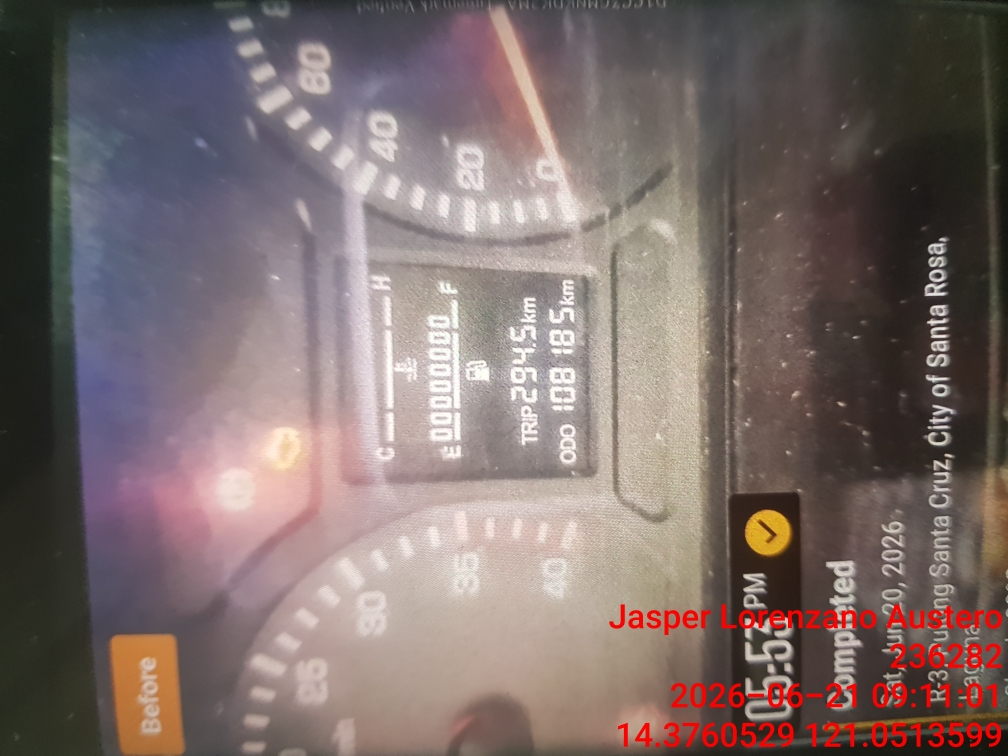
#> input picture call_entrance_pose_grid/datasets/260622_NGC7836.jpg, 1008 x 756 px
$ python visualize_rotation_effect.py --image datasets/260622_NGC7836.jpg
#> lines starting #> are read from the running program, lines starting #| are printed output that depends on the picture
#!/usr/bin/env python3
# -*- coding: utf-8 -*-
"""可视化旋转增强效果

测试 YOLO 训练时旋转增强对 crop 小图的影响
"""

import cv2
import numpy as np
from pathlib import Path
import argparse


def rotate_image_keep_size(image, angle):
    """旋转图像并保持原始尺寸（模拟 YOLO 训练行为）

    Args:
        image: 输入图像
        angle: 旋转角度（正值为逆时针）

    Returns:
        旋转后的图像（尺寸不变）
    """
    h, w = image.shape[:2]
    center = (w // 2, h // 2)

    # 获取旋转矩阵
    M = cv2.getRotationMatrix2D(center, angle, 1.0)

    # 旋转并用灰色填充（模拟 YOLO 默认行为）
    rotated = cv2.warpAffine(
        image,
        M,
        (w, h),
        borderMode=cv2.BORDER_CONSTANT,
        borderValue=(114, 114, 114)  # YOLO 默认填充值
    )

    return rotated


# [37 lines left out: function rotate_image_expand_canvas, not called in this run]


def rotate_keypoints(keypoints, angle, image_width, image_height, new_width=None, new_height=None):
    """旋转关键点坐标

    Args:
        keypoints: [(x, y), ...] 关键点坐标列表
        angle: 旋转角度（正值为逆时针）
        image_width: 原始图像宽度
        image_height: 原始图像高度
        new_width: 旋转后的新宽度（扩大画布模式）
        new_height: 旋转后的新高度（扩大画布模式）

    Returns:
        旋转后的关键点坐标
    """
    center_x = image_width / 2
    center_y = image_height / 2

    angle_rad = np.radians(angle)
    cos_a = np.cos(angle_rad)
    sin_a = np.sin(angle_rad)

    rotated_kpts = []
    for x, y in keypoints:
        # 平移到原点
        x_shifted = x - center_x
        y_shifted = y - center_y

        # 旋转
        x_rot = x_shifted * cos_a - y_shifted * sin_a
        y_rot = x_shifted * sin_a + y_shifted * cos_a

        # 如果画布扩大了，需要调整中心点
        if new_width is not None and new_height is not None:
            x_new = x_rot + new_width / 2
            y_new = y_rot + new_height / 2
        else:
            # 平移回去（原始尺寸）
            x_new = x_rot + center_x
            y_new = y_rot + center_y

        rotated_kpts.append((x_new, y_new))

    return rotated_kpts


def draw_keypoints(image, keypoints, labels, color=(0, 255, 0)):
    """在图像上绘制关键点

    Args:
        image: 图像
        keypoints: [(x, y), ...] 关键点列表
        labels: 关键点标签列表
        color: 绘制颜色
    """
    result = image.copy()

    for (x, y), label in zip(keypoints, labels):
        # 检查关键点是否在图像内
        h, w = image.shape[:2]
        if 0 <= x < w and 0 <= y < h:
            # 绘制圆点
            cv2.circle(result, (int(x), int(y)), 5, color, -1)
            # 绘制标签
            cv2.putText(
                result,
                label,
                (int(x) + 8, int(y) - 8),
                cv2.FONT_HERSHEY_SIMPLEX,
                0.5,
                color,
                2
            )
        else:
            # 关键点超出边界，绘制红色警告
            print(f"警告：关键点 {label} 超出边界: ({x:.1f}, {y:.1f})")

    return result


def visualize_rotation_effect(image_path, angles=[0, 5, 10, 15], expand_canvas=False):
    """可视化不同旋转角度的效果

    Args:
        image_path: 输入图像路径
        angles: 要测试的旋转角度列表
        expand_canvas: 是否扩大画布以保留完整内容（True=无裁剪，False=保持原尺寸）
    """
#> called with image_path = 'datasets/260622_NGC7836.jpg', expand_canvas = False
    # 读取图像
    image = cv2.imread(str(image_path))
#> image is the input picture: shape (756, 1008, 3); mean B, G, R 106.3, 108.7, 123.5
    if image is None:
        raise FileNotFoundError(f"无法读取图像: {image_path}")

    h, w = image.shape[:2]
    print(f"图像尺寸: {w}x{h}")
#| 图像尺寸: 1008x756
    print(f"旋转模式: {'扩大画布（无裁剪）' if expand_canvas else '保持尺寸（会裁剪）'}")

    # 模拟关键点（假设在图像中心附近）
    # 格子油表：empty, full, tip
    keypoints = [
        (w * 0.3, h * 0.5),  # empty (左侧)
        (w * 0.7, h * 0.5),  # full (右侧)
        (w * 0.7, h * 0.5),  # tip (当前位置，这里假设在 full 附近)
    ]
    labels = ['empty', 'full', 'tip']

    # 创建输出目录
    output_dir = Path('rotation_test_output')
    output_dir.mkdir(exist_ok=True)

    results = []

    for angle in angles:
        print(f"\n旋转角度: {angle}°")

        if expand_canvas:
            # 旋转图像（扩大画布）
            rotated_img, new_w, new_h = rotate_image_expand_canvas(image, angle)
            # 旋转关键点
            rotated_kpts = rotate_keypoints(keypoints, angle, w, h, new_w, new_h)
            print(f"  新尺寸: {new_w}x{new_h}")
        else:
            # 旋转图像（保持尺寸）
            rotated_img = rotate_image_keep_size(image, angle)
            # 旋转关键点
            rotated_kpts = rotate_keypoints(keypoints, angle, w, h)
            new_w, new_h = w, h

        # 绘制关键点
        vis_img = draw_keypoints(rotated_img, rotated_kpts, labels)

        # 添加标题
        mode_text = "Expand Canvas" if expand_canvas else "Keep Size"
        title = f"Rotation: {angle}deg ({mode_text})"
        cv2.putText(
            vis_img,
            title,
            (10, 30),
            cv2.FONT_HERSHEY_SIMPLEX,
            1.0,
            (0, 255, 255),
            2
        )

        # 计算黑边占比（近似）
        gray = cv2.cvtColor(rotated_img, cv2.COLOR_BGR2GRAY)
        black_pixels = np.sum(gray < 120)  # 接近黑色的像素
        total_pixels = gray.size
        black_ratio = black_pixels / total_pixels * 100

        info = f"Black area: {black_ratio:.1f}%"
        cv2.putText(
            vis_img,
            info,
            (10, 60),
            cv2.FONT_HERSHEY_SIMPLEX,
            0.7,
            (0, 255, 255),
            2
        )

        print(f"  黑边占比: {black_ratio:.1f}%")

        # 检查关键点是否超出边界
        out_of_bounds = []
        for (x, y), label in zip(rotated_kpts, labels):
            if x < 0 or x >= new_w or y < 0 or y >= new_h:
                out_of_bounds.append(label)

        if out_of_bounds:
            print(f"  ⚠️  超出边界的关键点: {', '.join(out_of_bounds)}")
        else:
            print(f"  ✓ 所有关键点在图像内")

        # 保存结果
        mode_suffix = "_expand" if expand_canvas else "_crop"
        output_path = output_dir / f"rotation_{angle}deg{mode_suffix}.jpg"
        cv2.imwrite(str(output_path), vis_img)
        print(f"  已保存: {output_path}")

        results.append(vis_img)
#> this loop made 4 passes
#> (black_pixels, black_ratio, info) on passes 1 to 4: (439864, 57.72, 'Black area: 57.7%'), (442170, 58.02, 'Black area: 58.0%'), (445468, 58.46, 'Black area: 58.5%'), (448127, 58.81, 'Black area: 58.8%')
#> (printed output is left out)
#> pass 1, in visualize_rotation_effect, `gray = cv2.cvtColor(rotated_img, cv2.COLOR_BGR2GRAY)`:
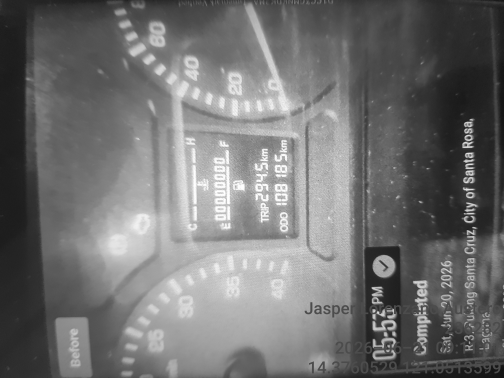
#> gray: shape (756, 1008) (shown at 1/2 size); min 15, max 255, mean 112.8
#> pass 1, in visualize_rotation_effect, `cv2.imwrite(str(output_path), vis_img)`:
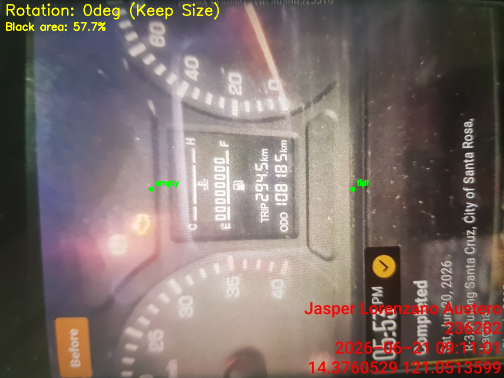
#> saved as rotation_0deg_crop.jpg: shape (756, 1008, 3) (shown at 1/2 size); mean B, G, R 105.8, 109.9, 124.4
#> pass 2, in rotate_image_keep_size (call 2), `rotated = cv2.warpAffine( image, M, (w, h), borderMode=cv2.BORDER_CONS..`:
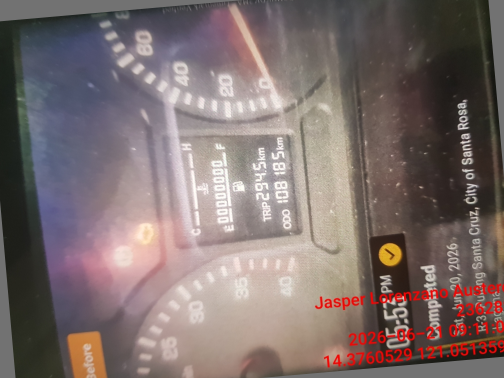
#> rotated: shape (756, 1008, 3) (shown at 1/2 size); mean B, G, R 109, 110.9, 125.2
#> after the loop:
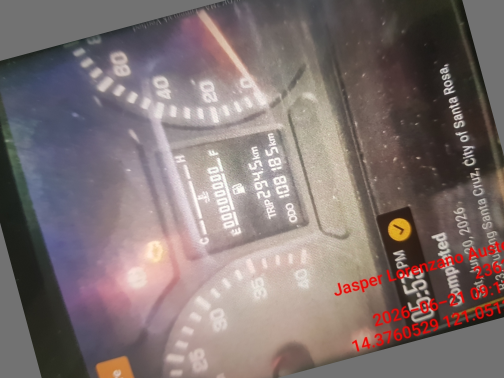
#> rotated_img: shape (756, 1008, 3) (shown at 1/2 size); mean B, G, R 112.8, 114, 127.5
#> after the loop, results = 4 items

    # 创建对比图（需要统一尺寸）
    if not expand_canvas and len(results) <= 4:
        # 保持尺寸模式：可以直接拼接
        if len(results) >= 2:
            row1 = np.hstack(results[:2])
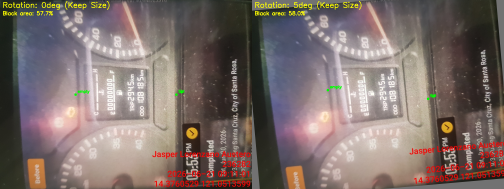
#> row1: shape (756, 2016, 3) (shown at 1/4 size); mean of channels 0, 1, 2 107.1, 111, 125.3; drawn as B, G, R
        else:
            row1 = results[0]

        if len(results) >= 4:
            row2 = np.hstack(results[2:4])
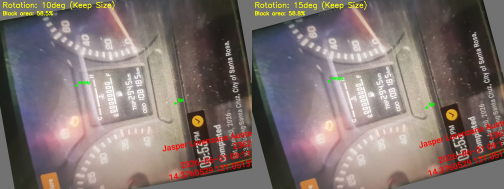
#> row2: shape (756, 2016, 3) (shown at 1/4 size); mean of channels 0, 1, 2 111.1, 114.3, 127.7; drawn as B, G, R
            comparison = np.vstack([row1, row2])
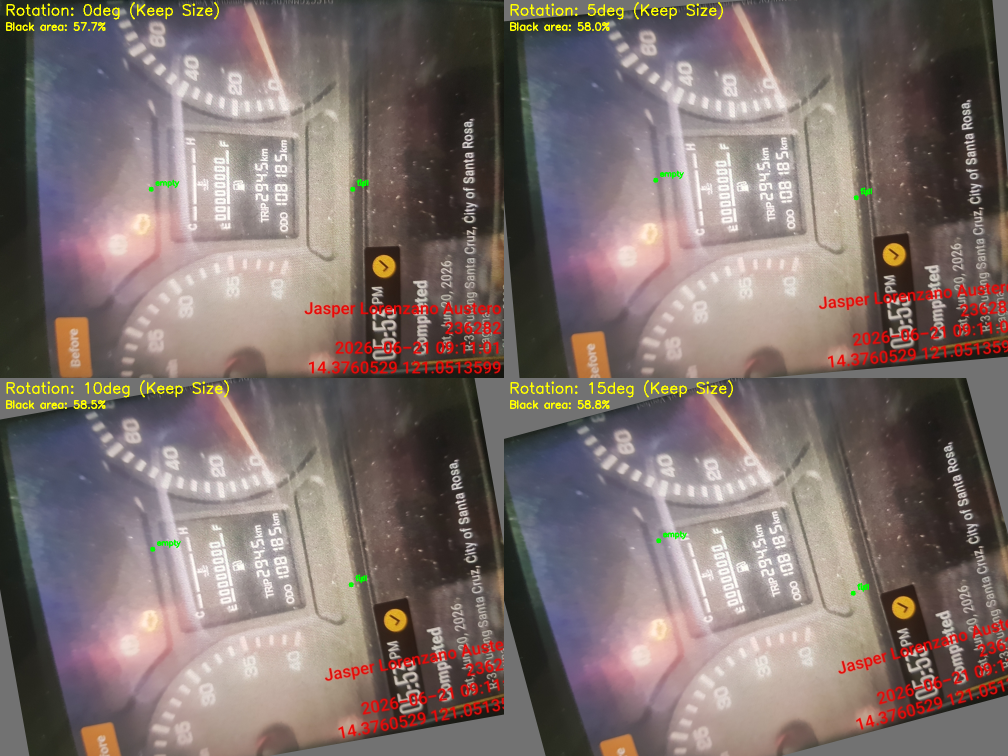
#> comparison: shape (1512, 2016, 3) (shown at 1/2 size); mean of channels 0, 1, 2 109.1, 112.6, 126.5; drawn as B, G, R
        elif len(results) >= 3:
            row2 = results[2]
            # 补齐宽度
            if row2.shape[1] < row1.shape[1]:
                pad_width = row1.shape[1] - row2.shape[1]
                row2 = np.hstack([row2, np.zeros((row2.shape[0], pad_width, 3), dtype=np.uint8)])
            comparison = np.vstack([row1, row2])
        else:
            comparison = row1

        mode_suffix = "_expand" if expand_canvas else "_crop"
        comparison_path = output_dir / f"comparison{mode_suffix}.jpg"
        cv2.imwrite(str(comparison_path), comparison)
        print(f"\n对比图已保存: {comparison_path}")

    print(f"\n所有结果保存在: {output_dir.absolute()}")


def main():
    parser = argparse.ArgumentParser(description="可视化旋转增强效果")
    parser.add_argument(
        "--image",
        required=True,
        help="输入图像路径（crop 后的小图）",
    )
    parser.add_argument(
        "--angles",
        nargs="+",
        type=float,
        default=[0, 5, 10, 15],
        help="要测试的旋转角度列表",
    )
    parser.add_argument(
        "--expand-canvas",
        action="store_true",
        help="扩大画布以保留完整内容（无裁剪）",
    )

    args = parser.parse_args()

    print("=" * 70)
    print("可视化旋转增强效果")
    print("=" * 70)
    print(f"输入图像: {args.image}")
    print(f"测试角度: {args.angles}")
    print("=" * 70)
    print()

    visualize_rotation_effect(args.image, args.angles, args.expand_canvas)


if __name__ == "__main__":
    main()

$ run again, on call_entrance_pose_grid/datasets/260710_CCC5621.jpg
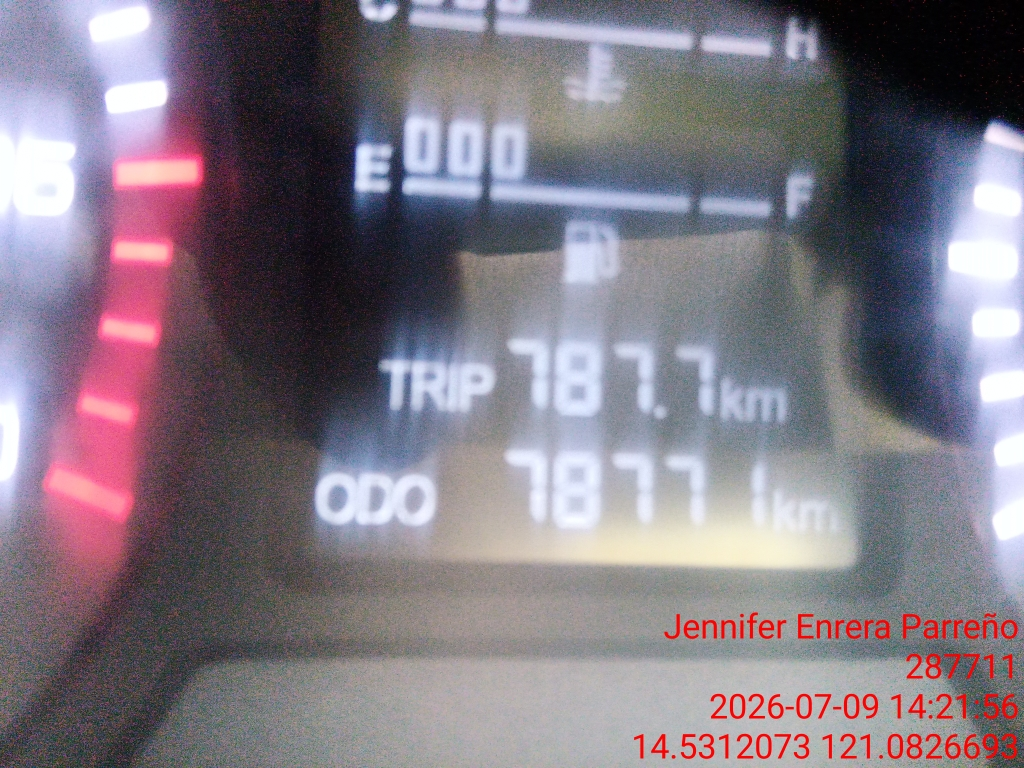
#> input picture call_entrance_pose_grid/datasets/260710_CCC5621.jpg, 1024 x 768 px
#> in visualize_rotation_effect, image is the input picture: shape (768, 1024, 3); mean B, G, R 132.3, 121.2, 129.5
#| 图像尺寸: 1024x768
#> the loop in visualize_rotation_effect, `for angle in angles:` made 4 passes
#> (black_pixels, black_ratio, info) on passes 1 to 4: (347751, 44.22, 'Black area: 44.2%'), (359176, 45.67, 'Black area: 45.7%'), (368647, 46.88, 'Black area: 46.9%'), (376836, 47.92, 'Black area: 47.9%')
#> (printed output is left out)
#> after the loop in visualize_rotation_effect, `for angle in angles:`:
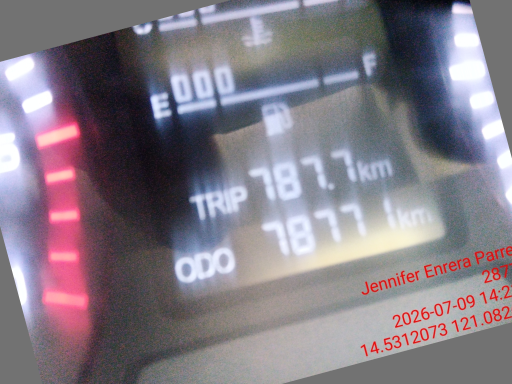
#> rotated_img: shape (768, 1024, 3) (shown at 1/2 size); mean B, G, R 133.6, 123.4, 131.2
#> after the loop in visualize_rotation_effect, `for angle in angles:`: results = 4 items
#> in visualize_rotation_effect, `comparison = np.vstack([row1, row2])`:
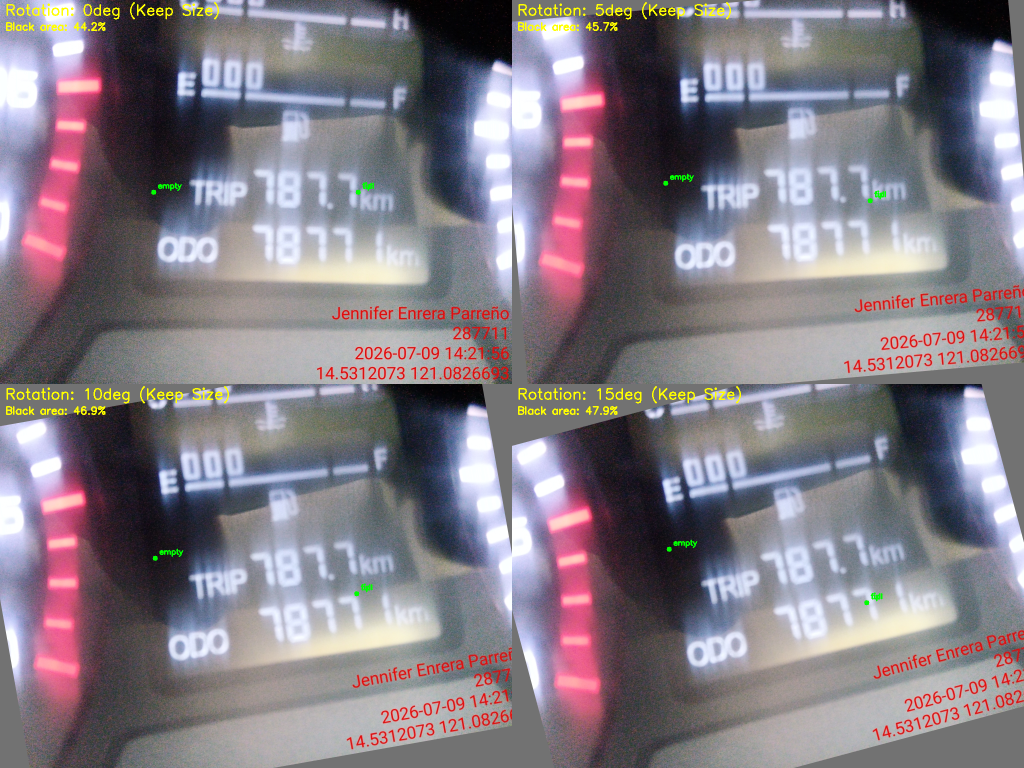
#> comparison: shape (1536, 2048, 3) (shown at 1/2 size); mean of channels 0, 1, 2 132.1, 123.3, 131.1; drawn as B, G, R

$ run again, on call_entrance_pose_grid/datasets/260710_NHF4022.jpg
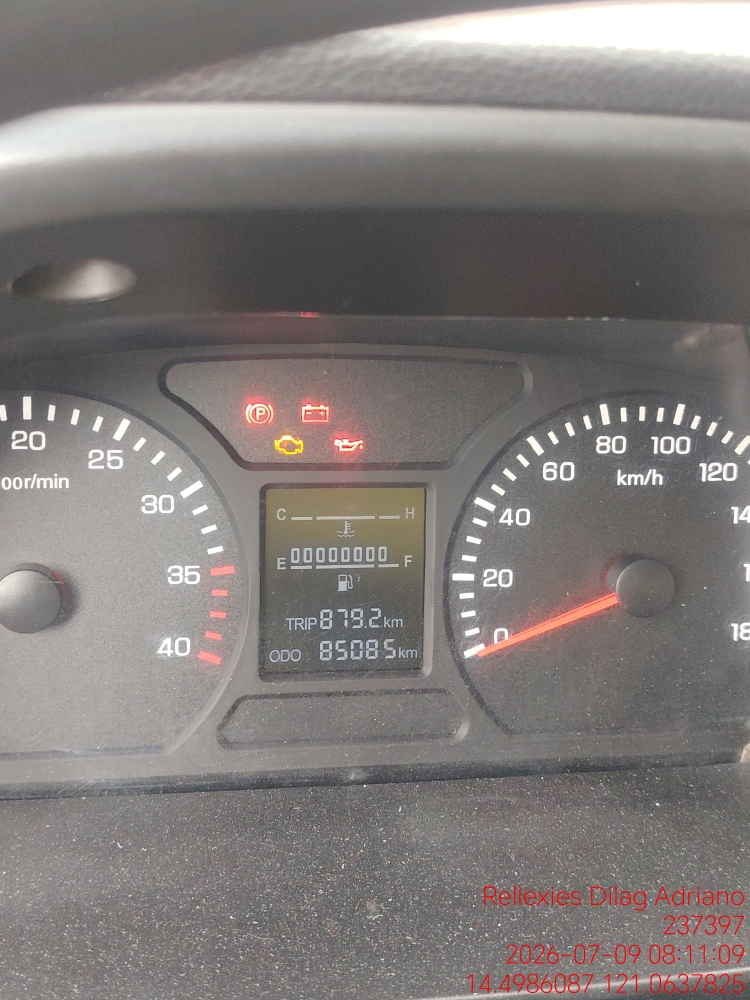
#> input picture call_entrance_pose_grid/datasets/260710_NHF4022.jpg, 750 x 1000 px
#> in visualize_rotation_effect, image is the input picture: shape (1000, 750, 3); mean B, G, R 121.7, 123.8, 129.4
#| 图像尺寸: 750x1000
#> the loop in visualize_rotation_effect, `for angle in angles:` made 4 passes
#> (black_pixels, black_ratio, info) on passes 1 to 4: (398458, 53.13, 'Black area: 53.1%'), (415187, 55.36, 'Black area: 55.4%'), (429485, 57.26, 'Black area: 57.3%'), (440798, 58.77, 'Black area: 58.8%')
#> (printed output is left out)
#> after the loop in visualize_rotation_effect, `for angle in angles:`:
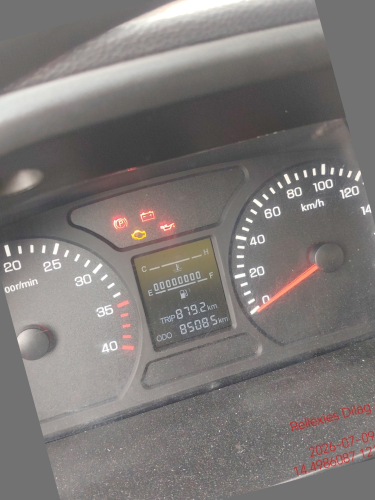
#> rotated_img: shape (1000, 750, 3) (shown at 1/2 size); mean B, G, R 119.2, 121.1, 125.9
#> after the loop in visualize_rotation_effect, `for angle in angles:`: results = 4 items
#> in visualize_rotation_effect, `comparison = np.vstack([row1, row2])`:
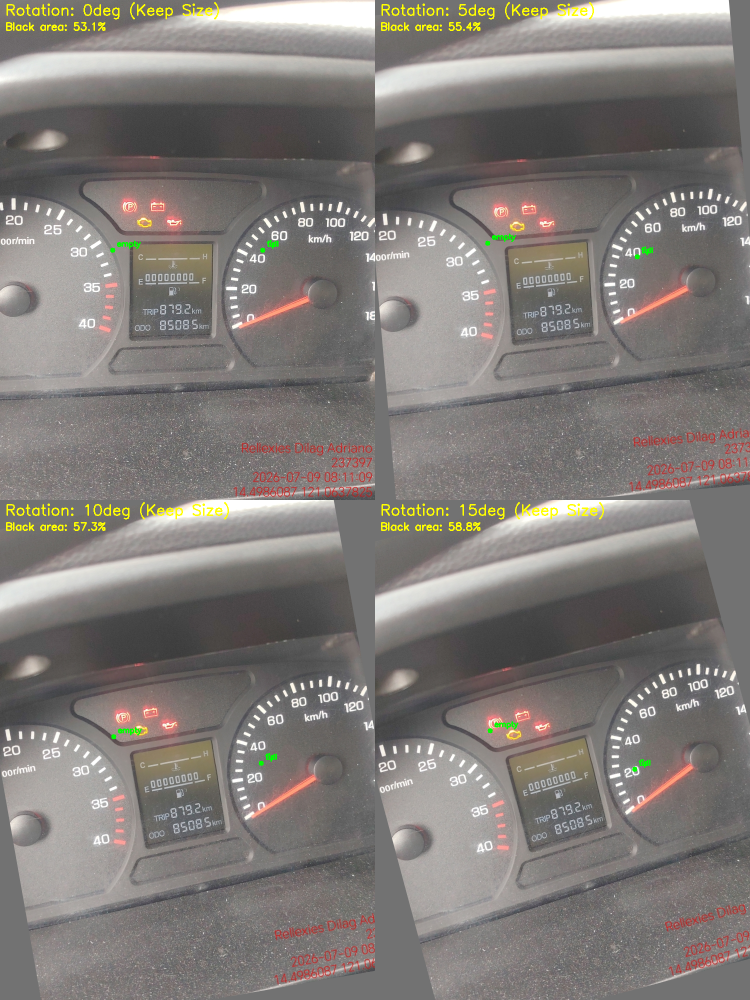
#> comparison: shape (2000, 1500, 3) (shown at 1/2 size); mean of channels 0, 1, 2 119.5, 123.2, 128.1; drawn as B, G, R
